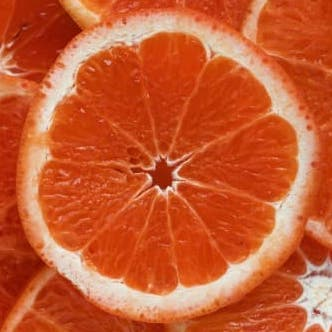
#> input picture image-rotation/image.jpg, 332 x 332 px
$ python image-rotation.py
#> lines starting #> are read from the running program, lines starting #| are printed output that depends on the picture
#> further down, image is the input picture: shape (332, 332, 3); mean B, G, R 49.1, 91.1, 200
# -*- coding: utf-8 -*-

import cv2
import numpy as np

def rotate270(baseImage):
    width, height,channels = baseImage.shape
#> width = 332; height = 332; channels = 3
    rotated = np.zeros([height,width,channels],np.uint8)
    for x in range(0,height):
        for y in range(0,width):
            rotated[x,y] = baseImage[y,height-1-x]
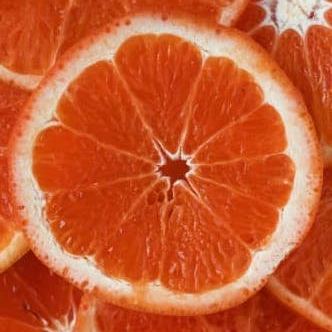
#> rotated: shape (332, 332, 3); mean B, G, R 49.1, 91.1, 200
    return rotated
image=cv2.imread("image.jpg")
rotated270=rotate270(image)
cv2.imshow("orginal",image)
cv2.imshow("Rotated270",rotated270)
cv2.waitKey(0)
cv2.destroyAllWindows()
